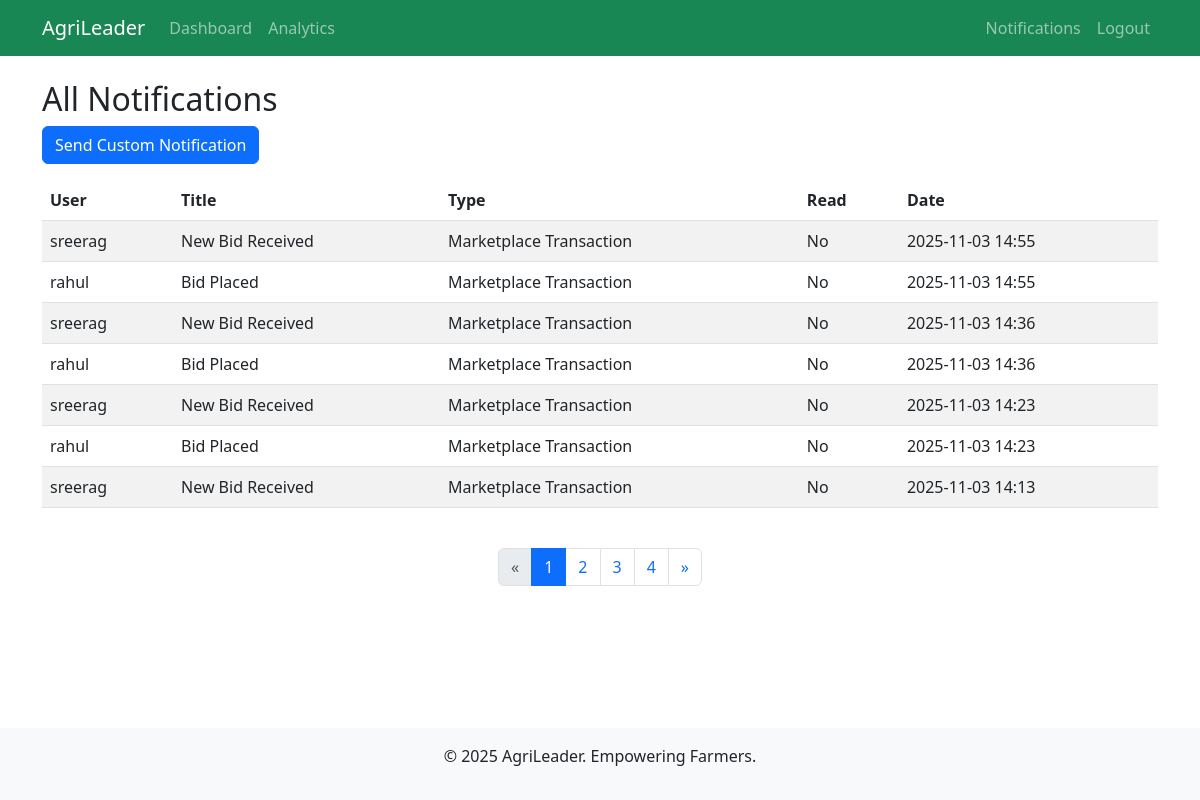
The app's page /notifications/admin/ (signed in), older data.
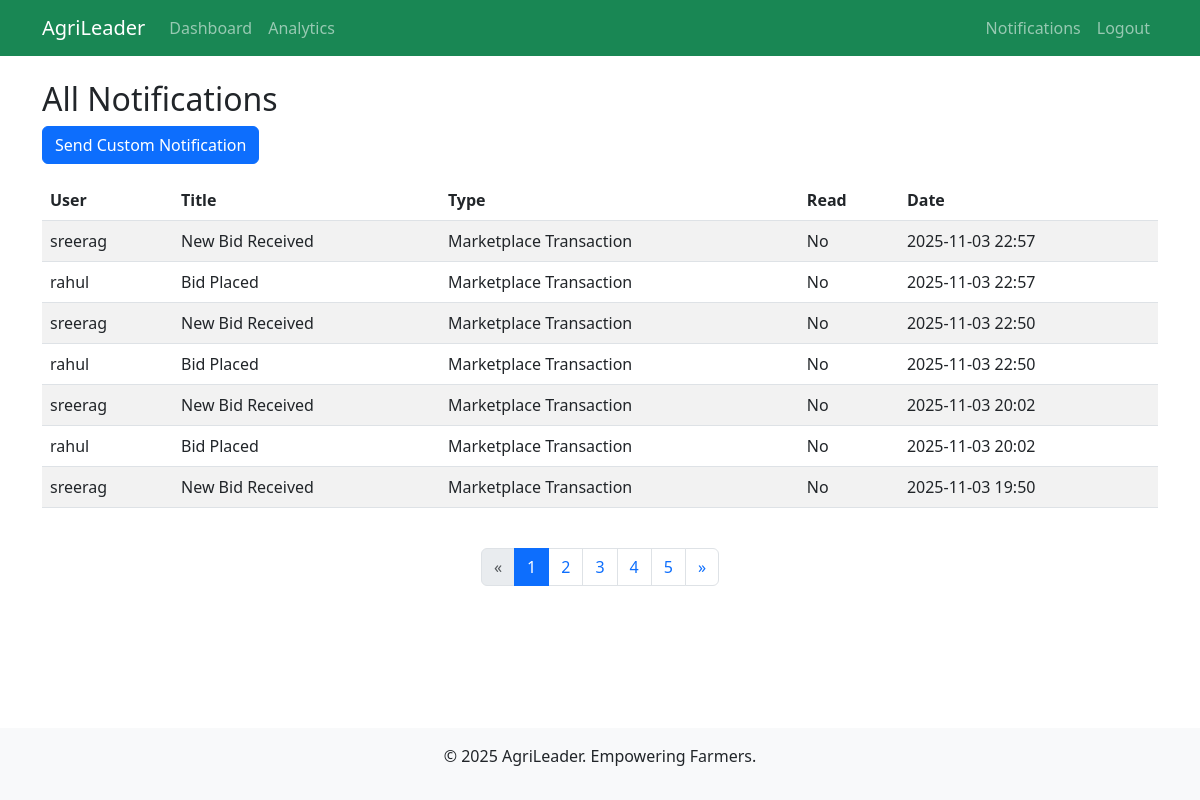
The same page, newer data.
### notifications/models.py (models this page shows, shortened)
class Notification(models.Model):
    NOTIFICATION_TYPES = [
        ('approval', 'Approval/Rejection'),
        ('booking', 'Booking Update'),
        ('marketplace', 'Marketplace Transaction'),
        ('scheme', 'New Scheme Alert'),
        ('weather', 'Weather Alert'),
        ('custom', 'Custom'),
    ]
    user = models.ForeignKey(CustomUser, on_delete=models.CASCADE)
    title = models.CharField(max_length=100)
    message = models.TextField()
    notification_type = models.CharField(max_length=20, choices=NOTIFICATION_TYPES)
    is_read = models.BooleanField(default=False)
    created_at = models.DateTimeField(auto_now_add=True)
    related_id = models.PositiveIntegerField(null=True, blank=True)  # e.g., booking ID
    related_model = models.CharField(max_length=50, null=True, blank=True)  # e.g., 'CultivationBooking'
    class Meta:
        ordering = ['-created_at']

### accounts/models.py (models this page shows, shortened)
class CustomUser(AbstractUser):
    ROLE_CHOICES = [
        ('farmer', 'Farmer'),
        ('buyer', 'Buyer'),
    ]
    email = models.EmailField(unique=True, blank=False, null=False)  # 👈 make email required and unique
    first_name = models.CharField(max_length=150, blank=False, null=False)  # 👈 required
    last_name = models.CharField(max_length=150, blank=False, null=False)   # 👈 required
    role = models.CharField(max_length=10, choices=ROLE_CHOICES, default='farmer')
    mobile = models.CharField(
        max_length=10,
        validators=[RegexValidator(r'^[6-9]\d{9}$', 'Enter a valid 10-digit mobile number starting with 6, 7, 8, or 9.')],
        help_text='10 digits starting with 6-9'
    )
    address = models.TextField()
    profile_picture = models.ImageField(upload_to='profiles/', blank=True, null=True)
    buyer_type = models.CharField(
        max_length=20,
        choices=[('wholesaler', 'Wholesaler'), ('retailer', 'Retailer')],
        blank=True,
        null=True
    )
    is_approved = models.BooleanField(default=False)
    objects = CustomUserManager()

### notifications/views.py (the view)
    def wrapper(request, *args, **kwargs):
        if not request.user.is_authenticated or request.user.role != 'admin':
            messages.warning(request, 'No permission to access this page.')
            return redirect('accounts:home')
        return view_func(request, *args, **kwargs)

### notifications/views.py (called while the page is built)
def admin_required(view_func):
    def wrapper(request, *args, **kwargs):
        if not request.user.is_authenticated or request.user.role != 'admin':
            messages.warning(request, 'No permission to access this page.')
            return redirect('accounts:home')
        return view_func(request, *args, **kwargs)
    return wrapper

@login_required
@admin_required
def admin_notifications(request):
    all_notifications = Notification.objects.all().order_by('-created_at')
    page_obj, notifications = paginate_queryset(request, all_notifications)
    return render(request, 'notifications/admin_notifications.html', {
        'notifications': notifications,  # paginated list for the table
        'page_obj': page_obj              # for rendering pagination controls
    })

### utils/pagination.py (called while the page is built)
def paginate_queryset(request, queryset):
    paginator = Paginator(queryset, DEFAULT_PER_PAGE)
    page_number = request.GET.get('page')
    try:
        page_obj = paginator.page(page_number)
    except PageNotAnInteger:
        page_obj = paginator.page(1)
    except EmptyPage:
        page_obj = paginator.page(paginator.num_pages)
    return page_obj, page_obj.object_list

### notifications/templates/notifications/admin_notifications.html (shortened to what this page needs)
{% extends 'accounts/base.html' %}
{% block content %}
<h2>All Notifications</h2>
<a href="{% url 'notifications:send_notification' %}" class="btn btn-primary mb-3">Send Custom Notification</a>
<div class="table-responsive">
    <table class="table table-striped">
        <thead>
            <tr><th>User</th><th>Title</th><th>Type</th><th>Read</th><th>Date</th></tr>
        </thead>
        <tbody>
            {% for notif in notifications %}
            <tr>
                <td>{{ notif.user.username }}</td>
                <td>{{ notif.title }}</td>
                <td>{{ notif.get_notification_type_display }}</td>
                <td>{{ notif.is_read|yesno:"Yes,No" }}</td>
                <td>{{ notif.created_at|date:"Y-m-d H:i" }}</td>
            </tr>
            {% endfor %}
        </tbody>
    </table>
</div>
{% include 'partials/pagination.html' %}
{% endblock %}

Row changes from the older to the newer data that the page shows:
no longer on this page (row unchanged): Notification: user.username "sreerag", title "New Bid Received", notification_type "Marketplace Transaction", is_read "No", created_at "2025-11-03 14:55"
no longer on this page (row unchanged): Notification: user.username "rahul", title "Bid Placed", notification_type "Marketplace Transaction", is_read "No", created_at "2025-11-03 14:55"
no longer on this page (row unchanged): Notification: user.username "sreerag", title "New Bid Received", notification_type "Marketplace Transaction", is_read "No", created_at "2025-11-03 14:36"
no longer on this page (row unchanged): Notification: user.username "rahul", title "Bid Placed", notification_type "Marketplace Transaction", is_read "No", created_at "2025-11-03 14:36"
no longer on this page (row unchanged): Notification: user.username "sreerag", title "New Bid Received", notification_type "Marketplace Transaction", is_read "No", created_at "2025-11-03 14:23"
no longer on this page (row unchanged): Notification: user.username "rahul", title "Bid Placed", notification_type "Marketplace Transaction", is_read "No", created_at "2025-11-03 14:23"
no longer on this page (row unchanged): Notification: user.username "sreerag", title "New Bid Received", notification_type "Marketplace Transaction", is_read "No", created_at "2025-11-03 14:13"
added Notification: user.username "sreerag", title "New Bid Received", notification_type "Marketplace Transaction", is_read "No", created_at "2025-11-03 22:57"
added Notification: user.username "rahul", title "Bid Placed", notification_type "Marketplace Transaction", is_read "No", created_at "2025-11-03 22:57"
added Notification: user.username "sreerag", title "New Bid Received", notification_type "Marketplace Transaction", is_read "No", created_at "2025-11-03 22:50"
added Notification: user.username "rahul", title "Bid Placed", notification_type "Marketplace Transaction", is_read "No", created_at "2025-11-03 22:50"
added Notification: user.username "sreerag", title "New Bid Received", notification_type "Marketplace Transaction", is_read "No", created_at "2025-11-03 20:02"
added Notification: user.username "rahul", title "Bid Placed", notification_type "Marketplace Transaction", is_read "No", created_at "2025-11-03 20:02"
added Notification: user.username "sreerag", title "New Bid Received", notification_type "Marketplace Transaction", is_read "No", created_at "2025-11-03 19:50"
Text that changed along with them:
new list line: "5"
